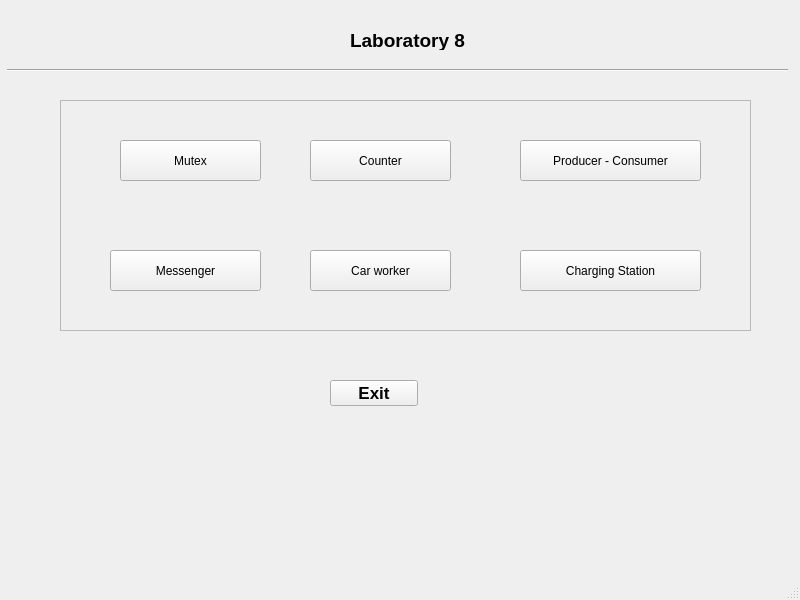
<?xml version="1.0" encoding="UTF-8"?>
<ui version="4.0">
 <class>MainWindow</class>
 <widget class="QMainWindow" name="MainWindow">
  <property name="geometry">
   <rect>
    <x>0</x>
    <y>0</y>
    <width>800</width>
    <height>600</height>
   </rect>
  </property>
  <property name="windowTitle">
   <string>Main Window</string>
  </property>
  <widget class="QWidget" name="centralwidget">
   <widget class="QLabel" name="label">
    <property name="geometry">
     <rect>
      <x>350</x>
      <y>30</y>
      <width>131</width>
      <height>20</height>
     </rect>
    </property>
    <property name="font">
     <font>
      <pointsize>14</pointsize>
      <bold>true</bold>
     </font>
    </property>
    <property name="text">
     <string>Laboratory 8</string>
    </property>
   </widget>
   <widget class="Line" name="line">
    <property name="geometry">
     <rect>
      <x>7</x>
      <y>60</y>
      <width>781</width>
      <height>20</height>
     </rect>
    </property>
    <property name="orientation">
     <enum>Qt::Horizontal</enum>
    </property>
   </widget>
   <widget class="QFrame" name="frame">
    <property name="geometry">
     <rect>
      <x>60</x>
      <y>100</y>
      <width>691</width>
      <height>231</height>
     </rect>
    </property>
    <property name="frameShape">
     <enum>QFrame::StyledPanel</enum>
    </property>
    <property name="frameShadow">
     <enum>QFrame::Raised</enum>
    </property>
    <widget class="QPushButton" name="ptnProdCons">
     <property name="geometry">
      <rect>
       <x>460</x>
       <y>40</y>
       <width>181</width>
       <height>41</height>
      </rect>
     </property>
     <property name="text">
      <string>Producer - Consumer</string>
     </property>
    </widget>
    <widget class="QPushButton" name="ptn_Counter">
     <property name="geometry">
      <rect>
       <x>250</x>
       <y>40</y>
       <width>141</width>
       <height>41</height>
      </rect>
     </property>
     <property name="text">
      <string>Counter</string>
     </property>
    </widget>
    <widget class="QPushButton" name="ptnMutex">
     <property name="geometry">
      <rect>
       <x>60</x>
       <y>40</y>
       <width>141</width>
       <height>41</height>
      </rect>
     </property>
     <property name="text">
      <string>Mutex</string>
     </property>
    </widget>
    <widget class="QPushButton" name="ptnCarWorker">
     <property name="geometry">
      <rect>
       <x>250</x>
       <y>150</y>
       <width>141</width>
       <height>41</height>
      </rect>
     </property>
     <property name="text">
      <string>Car worker</string>
     </property>
    </widget>
    <widget class="QPushButton" name="ptnMessg">
     <property name="geometry">
      <rect>
       <x>50</x>
       <y>150</y>
       <width>151</width>
       <height>41</height>
      </rect>
     </property>
     <property name="text">
      <string>Messenger</string>
     </property>
    </widget>
    <widget class="QPushButton" name="ptnCharSt">
     <property name="geometry">
      <rect>
       <x>460</x>
       <y>150</y>
       <width>181</width>
       <height>41</height>
      </rect>
     </property>
     <property name="text">
      <string>Charging Station</string>
     </property>
    </widget>
   </widget>
   <widget class="QPushButton" name="btnExit">
    <property name="geometry">
     <rect>
      <x>330</x>
      <y>380</y>
      <width>88</width>
      <height>26</height>
     </rect>
    </property>
    <property name="font">
     <font>
      <pointsize>13</pointsize>
      <bold>true</bold>
     </font>
    </property>
    <property name="text">
     <string>Exit</string>
    </property>
   </widget>
  </widget>
  <widget class="QMenuBar" name="menubar">
   <property name="geometry">
    <rect>
     <x>0</x>
     <y>0</y>
     <width>800</width>
     <height>23</height>
    </rect>
   </property>
  </widget>
  <widget class="QStatusBar" name="statusbar"/>
 </widget>
 <resources/>
 <connections>
  <connection>
   <sender>btnExit</sender>
   <signal>clicked()</signal>
   <receiver>MainWindow</receiver>
   <slot>close()</slot>
   <hints>
    <hint type="sourcelabel">
     <x>373</x>
     <y>415</y>
    </hint>
    <hint type="destinationlabel">
     <x>399</x>
     <y>299</y>
    </hint>
   </hints>
  </connection>
 </connections>
</ui>
